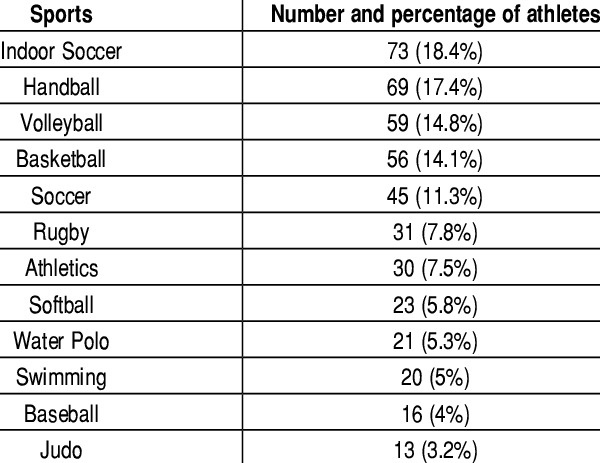
#> input picture Extract Table from Scanned image/image/Trying4.jpg, 600 x 463 px
$ python -i TableLinesRemover.py   (imports and definitions only)
#> lines starting #> are read from the running program, lines starting #| are printed output that depends on the picture; after the words box and inside, x2 and y2 are one past the last pixel; in counts of white or black regions, pixels touching at a corner belong together
#> further down, picture is the input picture: shape (463, 600, 3); min 0, max 255, mean 229.9
import cv2
import numpy as np

class TableLinesRemover:

    def __init__(self, image):
        self.image = image

    def execute(self):
        self.grayscale_image()
        self.store_process_image("0_grayscaled.jpg", self.grey)
        self.threshold_image()
        self.store_process_image("1_thresholded.jpg", self.thresholded_image)
        self.invert_image()
        self.store_process_image("2_inverted.jpg", self.inverted_image)
        self.erode_vertical_lines()
        self.store_process_image("3_erode_vertical_lines.jpg", self.vertical_lines_eroded_image)
        self.erode_horizontal_lines()
        self.store_process_image("4_erode_horizontal_lines.jpg", self.horizontal_lines_eroded_image)
        self.combine_eroded_images()
        self.store_process_image("5_combined_eroded_images.jpg", self.combined_image)
        self.dilate_combined_image_to_make_lines_thicker()
        self.store_process_image("6_dilated_combined_image.jpg", self.combined_image_dilated)
        self.subtract_combined_and_dilated_image_from_original_image()
        self.store_process_image("7_image_without_lines.jpg", self.image_without_lines)
        self.remove_noise_with_erode_and_dilate()
        # self.store_process_image("8_image_without_lines_noise_removed.jpg", self.image_without_lines_noise_removed)
        # return self.image_without_lines_noise_removed
        return self.image_without_lines


    def grayscale_image(self):
        self.grey = cv2.cvtColor(self.image, cv2.COLOR_BGR2GRAY)

    def threshold_image(self):
        self.thresholded_image = cv2.threshold(self.grey, 127, 255, cv2.THRESH_BINARY)[1]
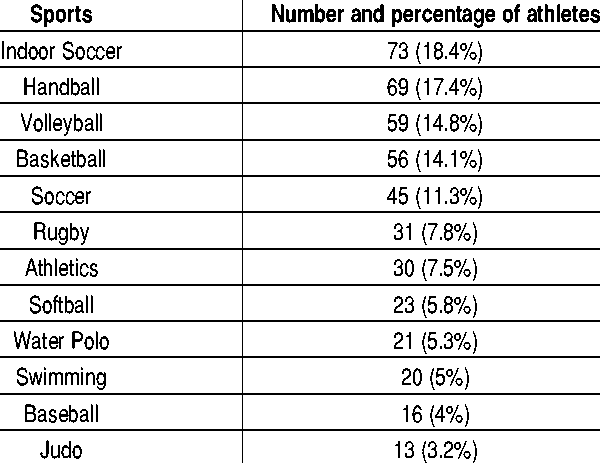
#> self.thresholded_image: shape (463, 600); 89.4% white; black in thin lines or dots

    def invert_image(self):
        self.inverted_image = cv2.bitwise_not(self.thresholded_image)
#> self.inverted_image: shape (463, 600); 10.6% white in thin lines or dots

    def erode_vertical_lines(self):
        hor = np.array([[1,1,1,1,1,1]])
        self.vertical_lines_eroded_image = cv2.erode(self.inverted_image, hor, iterations=10)
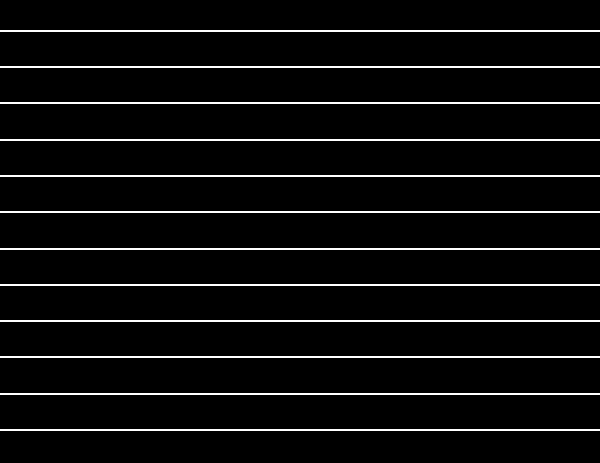
#> self.vertical_lines_eroded_image: shape (463, 600); 5.2% white in thin lines or dots, all inside (x1, y1, x2, y2) = (0, 30, 600, 431)
        self.vertical_lines_eroded_image = cv2.dilate(self.vertical_lines_eroded_image, hor, iterations=10)

    def erode_horizontal_lines(self):
        ver = np.array([[1],
               [1],
               [1],
               [1],
               [1],
               [1],
               [1]])
        self.horizontal_lines_eroded_image = cv2.erode(self.inverted_image, ver, iterations=10)
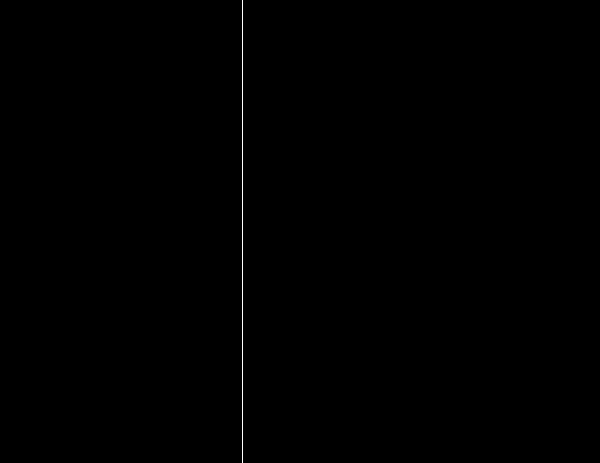
#> self.horizontal_lines_eroded_image: shape (463, 600); 0.17% white in thin lines or dots, all inside (x1, y1, x2, y2) = (242, 0, 243, 463)
        self.horizontal_lines_eroded_image = cv2.dilate(self.horizontal_lines_eroded_image, ver, iterations=10)

    def combine_eroded_images(self):
        self.combined_image = cv2.add(self.vertical_lines_eroded_image, self.horizontal_lines_eroded_image)
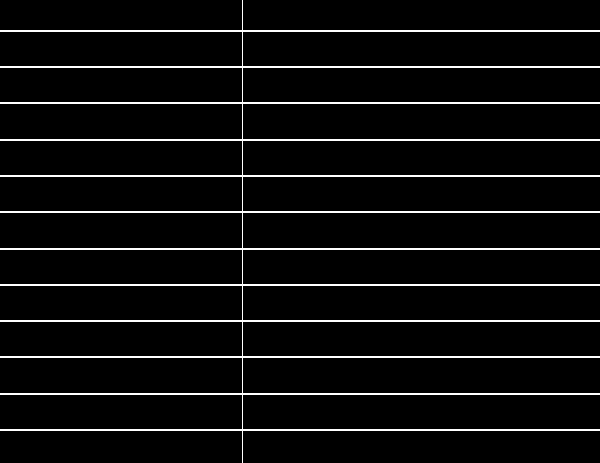
#> self.combined_image: shape (463, 600); 5.3% white in thin lines or dots

    def dilate_combined_image_to_make_lines_thicker(self):
        kernel = cv2.getStructuringElement(cv2.MORPH_RECT, (2, 2))
        self.combined_image_dilated = cv2.dilate(self.combined_image, kernel, iterations=5)
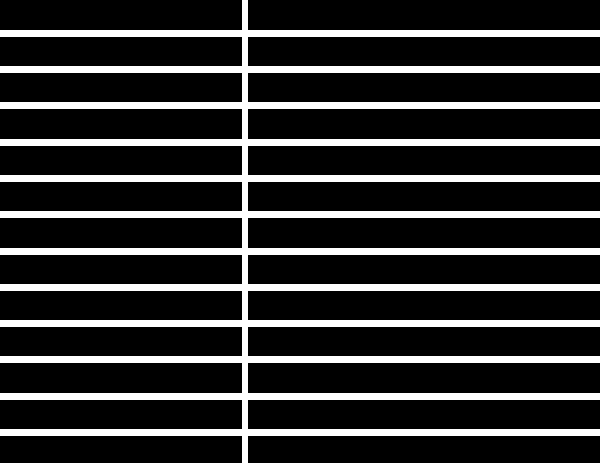
#> self.combined_image_dilated: shape (463, 600); 19% white; 1 white region, box (x1, y1, x2, y2) and area: (0, 0, 600, 463) 52674

    def subtract_combined_and_dilated_image_from_original_image(self):
        self.image_without_lines = cv2.subtract(self.inverted_image, self.combined_image_dilated)
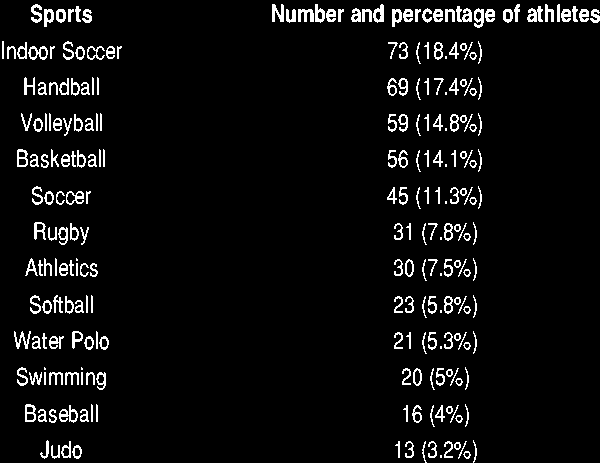
#> self.image_without_lines: shape (463, 600); 5.2% white in thin lines or dots

    def remove_noise_with_erode_and_dilate(self):
        kernel = cv2.getStructuringElement(cv2.MORPH_RECT, (2, 2))
        self.image_without_lines_noise_removed = cv2.erode(self.image_without_lines, kernel, iterations=1)
#> self.image_without_lines_noise_removed: shape (463, 600); 2.3% white in thin lines or dots
        self.image_without_lines_noise_removed = cv2.dilate(self.image_without_lines_noise_removed, kernel, iterations=1)
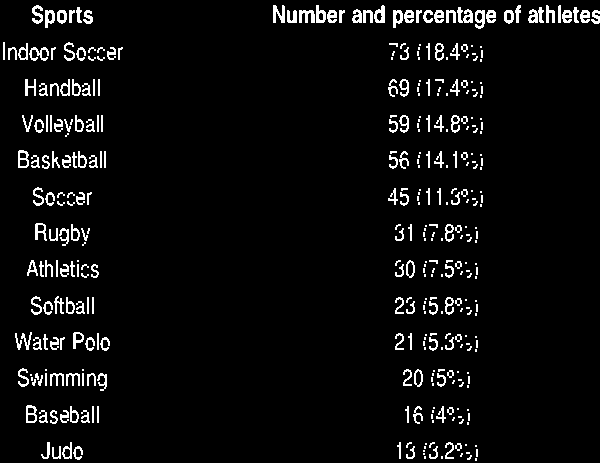
#> self.image_without_lines_noise_removed: shape (463, 600); 4.9% white in thin lines or dots

    def store_process_image(self, file_name, image):
        path = "./process_images/table_lines_remover/" + file_name
        cv2.imwrite(path, image)

>>> import cv2
>>> picture = cv2.imread('image/Trying4.jpg')
>>> result = TableLinesRemover(picture).execute()

$ run again, on Extract Table from Scanned image/image/Sheet.png
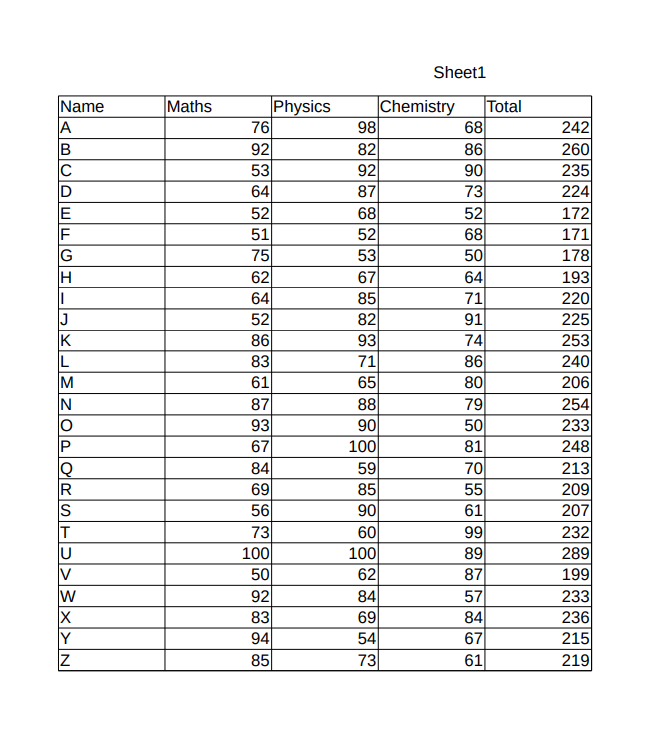
#> input picture Extract Table from Scanned image/image/Sheet.png, 649 x 748 px
#> picture is the input picture: shape (748, 649, 3); mean B, G, R 239.5, 239.5, 239.5
#> in threshold_image, `self.thresholded_image = cv2.threshold(self.grey, 127, 255, cv2.THRESH..`:
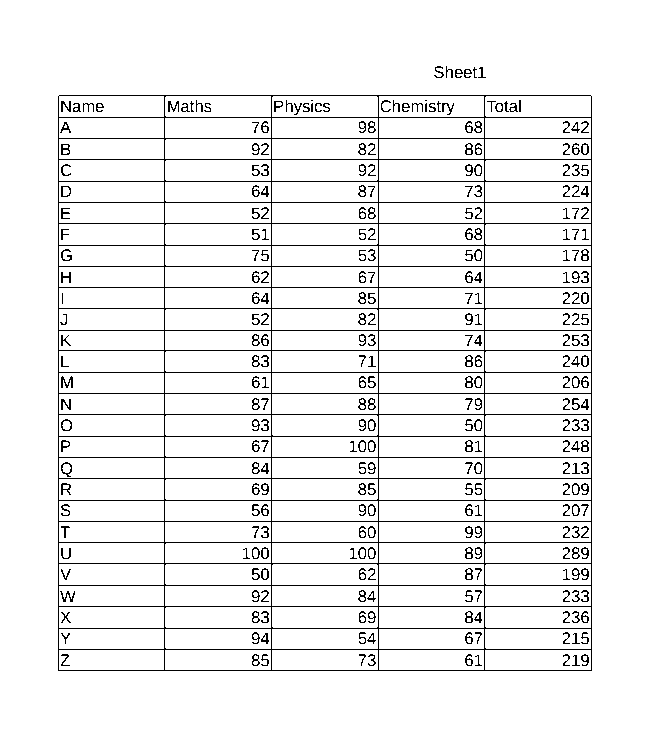
#> self.thresholded_image: shape (748, 649); 93.9% white; black in thin lines or dots, all inside (x1, y1, x2, y2) = (58, 66, 592, 671)
#> self.combined_image: shape (748, 649); 3.8% white in thin lines or dots, all inside (x1, y1, x2, y2) = (58, 95, 602, 671)
#> self.combined_image_dilated: shape (748, 649); 21.9% white; 2 white regions, box (x1, y1, x2, y2) and area: (68, 95, 607, 676) 102930, (58, 96, 64, 676) 3480
#> self.image_without_lines: shape (748, 649); 2% white in thin lines or dots, all inside (x1, y1, x2, y2) = (59, 66, 589, 671)
#> in remove_noise_with_erode_and_dilate, `self.image_without_lines_noise_removed = cv2.dilate(self.image_without..`:
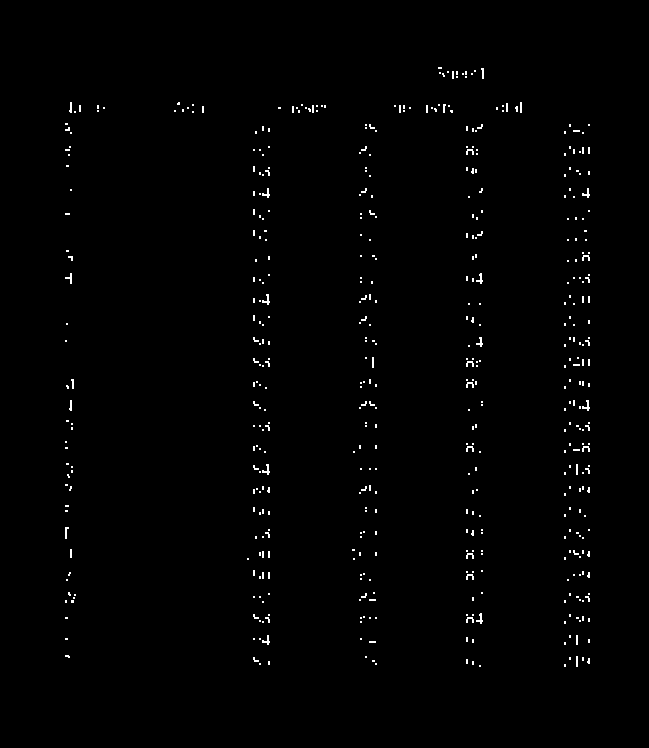
#> self.image_without_lines_noise_removed: shape (748, 649); 0.85% white in thin lines or dots, all inside (x1, y1, x2, y2) = (65, 67, 590, 667)
